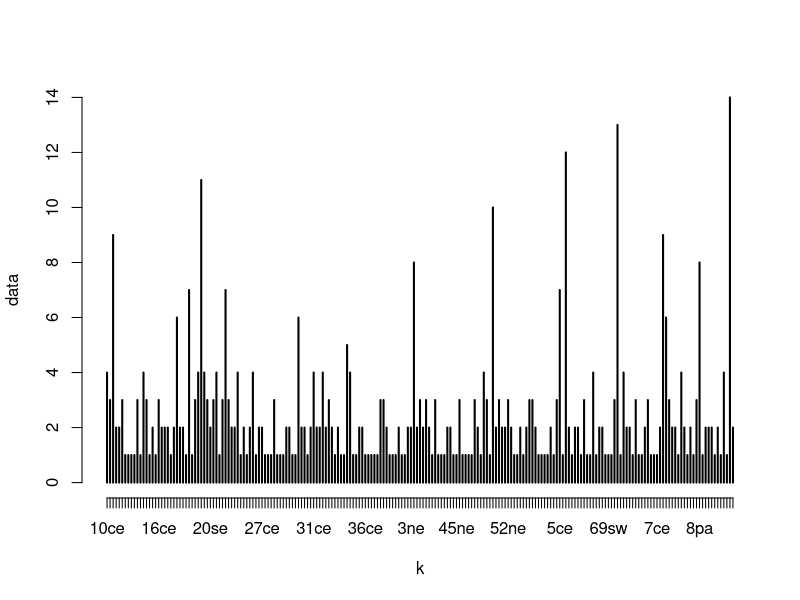
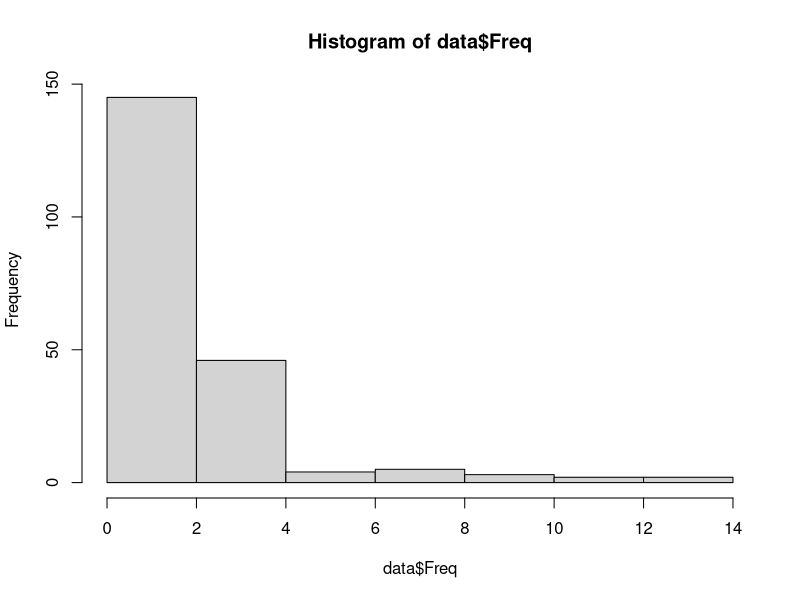
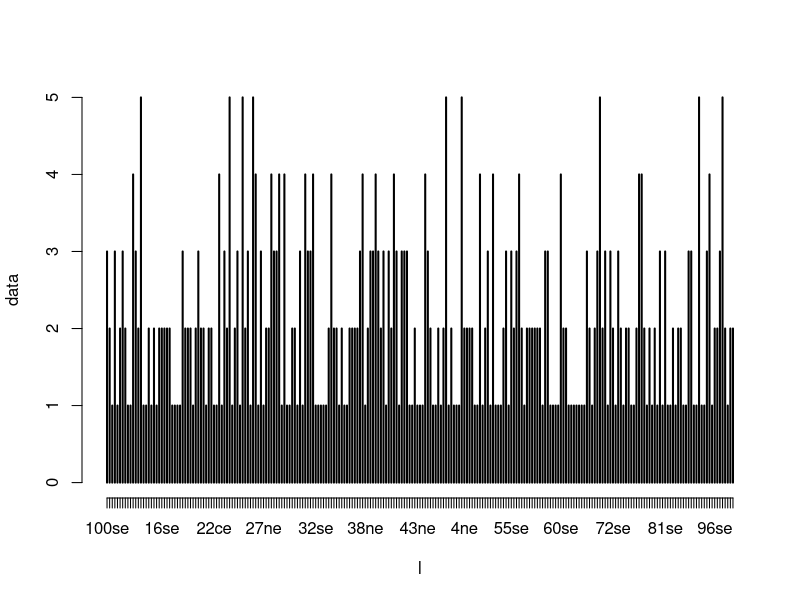
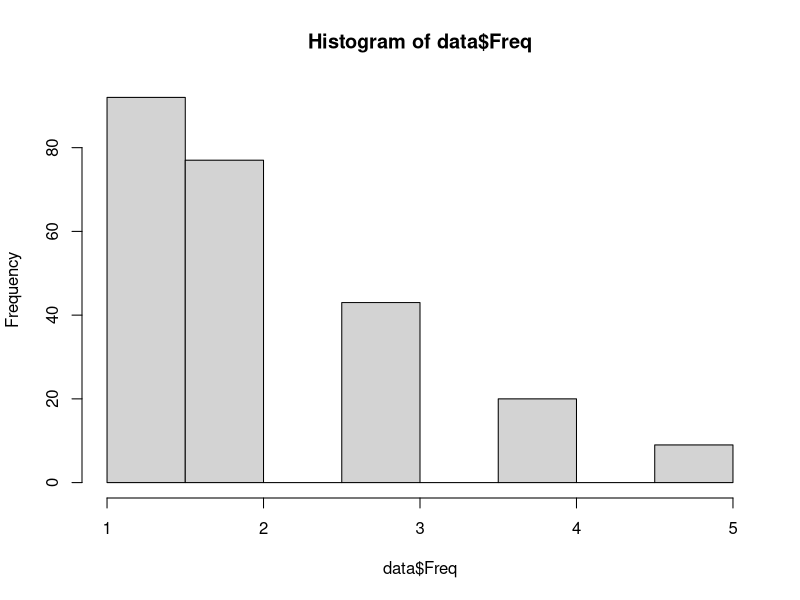

R code for these plots, in order:
# establish the # of available inspectors in region

pa<-(paste(seq(1:10), "pa", sep="")) #pacific pool
ce<-(paste(seq(1:40), "ce", sep="")) #central pool
ne<-(paste(seq(1:60), "ne", sep="")) #northeast pool
sw<-(paste(seq(1:80), "sw", sep="")) #southwest pool
se<-(paste(seq(1:100), "se", sep="")) #southeast pool

#selection by region

k<-vector(mode="numeric", length=0)

for (i in seq(1:100)) {
  print (i)
    k<-append(k,sample(pa, 1))
    k<-append(k, sample(ce, 1))
    k<-append(k, sample(ne, 1))
    k<-append(k, sample(sw, 1))
    k<-append(k, sample(se, 1))
} 

data<-table(k) #tabulate frequency of selection
plot(data)

data<-as.data.frame(data) #extract frequency of selection
hist(data$Freq)




#random selection
all<-c(pa,ce,ne,sw,se)

l<-vector(mode="numeric", length=0)

for (i in seq(1:500)) {
  print (i)
  l<-append(l,sample(all, 1))
  
}

data<-table(l)
plot(data)

data<-as.data.frame(data)
hist(data$Freq)
